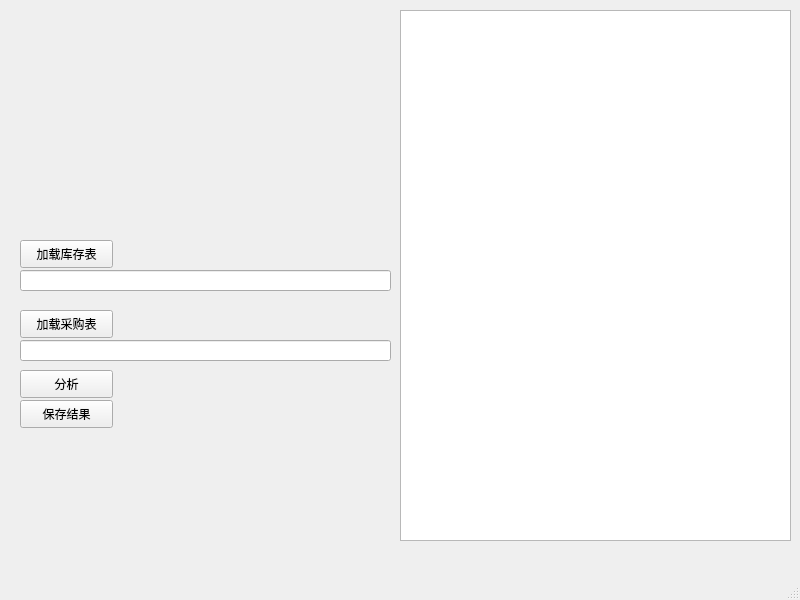
<?xml version="1.0" encoding="UTF-8"?>
<ui version="4.0">
 <class>MainWindow</class>
 <widget class="QMainWindow" name="MainWindow">
  <property name="geometry">
   <rect>
    <x>0</x>
    <y>0</y>
    <width>800</width>
    <height>600</height>
   </rect>
  </property>
  <property name="windowTitle">
   <string>MainWindow</string>
  </property>
  <widget class="QWidget" name="centralwidget">
   <widget class="QPushButton" name="Loadform2_pushButton">
    <property name="geometry">
     <rect>
      <x>20</x>
      <y>240</y>
      <width>93</width>
      <height>28</height>
     </rect>
    </property>
    <property name="text">
     <string>加载库存表</string>
    </property>
   </widget>
   <widget class="QPushButton" name="Loadform1_pushButton">
    <property name="geometry">
     <rect>
      <x>20</x>
      <y>310</y>
      <width>93</width>
      <height>28</height>
     </rect>
    </property>
    <property name="text">
     <string>加载采购表</string>
    </property>
   </widget>
   <widget class="QPlainTextEdit" name="InfoShow_plainTextEdit">
    <property name="geometry">
     <rect>
      <x>400</x>
      <y>10</y>
      <width>391</width>
      <height>531</height>
     </rect>
    </property>
   </widget>
   <widget class="QPushButton" name="Analyst_pushButton">
    <property name="geometry">
     <rect>
      <x>20</x>
      <y>370</y>
      <width>93</width>
      <height>28</height>
     </rect>
    </property>
    <property name="text">
     <string>分析</string>
    </property>
   </widget>
   <widget class="QLineEdit" name="Loadform2_lineEdit">
    <property name="geometry">
     <rect>
      <x>20</x>
      <y>270</y>
      <width>371</width>
      <height>21</height>
     </rect>
    </property>
   </widget>
   <widget class="QLineEdit" name="Loadform1_lineEdit">
    <property name="geometry">
     <rect>
      <x>20</x>
      <y>340</y>
      <width>371</width>
      <height>21</height>
     </rect>
    </property>
   </widget>
   <widget class="QPushButton" name="Saveform_pushButton">
    <property name="geometry">
     <rect>
      <x>20</x>
      <y>400</y>
      <width>93</width>
      <height>28</height>
     </rect>
    </property>
    <property name="text">
     <string>保存结果</string>
    </property>
   </widget>
   <widget class="QLabel" name="Logo">
    <property name="geometry">
     <rect>
      <x>40</x>
      <y>70</y>
      <width>335</width>
      <height>98</height>
     </rect>
    </property>
    <property name="text">
     <string/>
    </property>
   </widget>
   <widget class="QLabel" name="SheetName1">
    <property name="geometry">
     <rect>
      <x>140</x>
      <y>240</y>
      <width>251</width>
      <height>28</height>
     </rect>
    </property>
    <property name="text">
     <string/>
    </property>
   </widget>
   <widget class="QLabel" name="SheetName2">
    <property name="geometry">
     <rect>
      <x>140</x>
      <y>310</y>
      <width>251</width>
      <height>28</height>
     </rect>
    </property>
    <property name="text">
     <string/>
    </property>
   </widget>
  </widget>
  <widget class="QMenuBar" name="menubar">
   <property name="geometry">
    <rect>
     <x>0</x>
     <y>0</y>
     <width>800</width>
     <height>26</height>
    </rect>
   </property>
  </widget>
  <widget class="QStatusBar" name="statusbar"/>
 </widget>
 <resources/>
 <connections/>
</ui>
